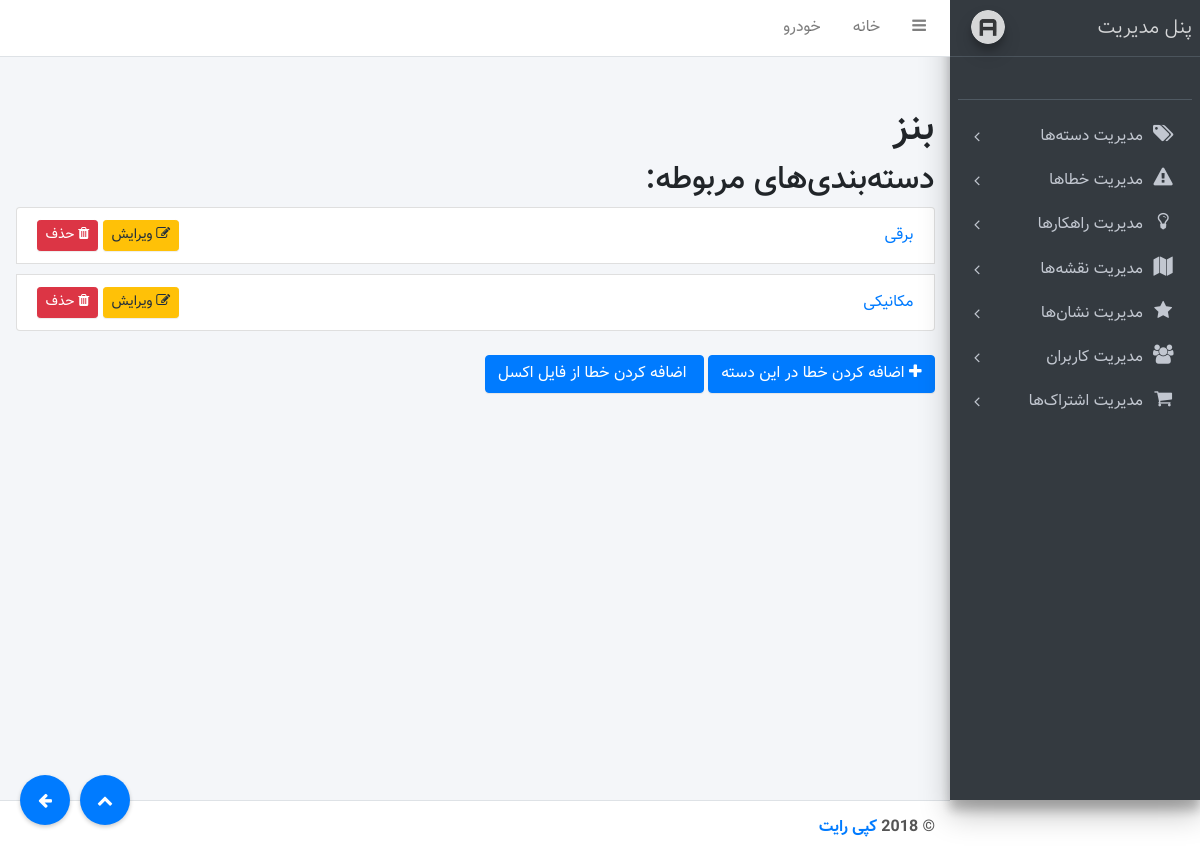
Screenshot of /car/1/ (signed in) with the database file from the repository.
### core/models.py (models this page shows, shortened)
class IssueCategory(models.Model):
    name = models.CharField(max_length=100)
    parent_category = models.ForeignKey('self', null=True, blank=True, on_delete=models.CASCADE, related_name='subcategories')
    created_at = jmodels.jDateTimeField(auto_now_add=True)
    updated_at = jmodels.jDateTimeField(auto_now=True)
    created_by = models.ForeignKey(settings.AUTH_USER_MODEL, on_delete=models.SET_NULL, null=True, related_name="issue_category_creators")
    updated_by = models.ForeignKey(settings.AUTH_USER_MODEL, on_delete=models.SET_NULL, null=True, related_name="issue_category_updaters")
    logo = models.FileField(upload_to='logos/issue_categories/', null=True, blank=True)
    def get_full_category_name(self):
        names = []
        current_category = self
        while current_category:
            names.append(current_category.name)
            current_category = current_category.parent_category
        return ' > '.join(reversed(names))

### core/views.py (the view)
# urls.py: path('car/<int:cat_id>/', views.car_detail, name='car_detail'),
@user_passes_test(is_admin)
@login_required
def car_detail(request, cat_id):
    page_title = " خودرو"
    car = get_object_or_404(IssueCategory, id=cat_id)
    issue_categories = IssueCategory.objects.filter(parent_category=cat_id)
    issue_categoriess = IssueCategory.objects.all()
    issues = Issue.objects.filter(category=cat_id)
    return render(request, 'car_detail.html', {'car':car, 'issue_categoriess': issue_categoriess,'issue_categories': issue_categories, 'issues':issues, 'page_title': page_title})

### core/views.py (called while the page is built)
def is_admin(user):
    return user.role == 'admin' or user.is_superuser

### core/templates/car_detail.html (shortened to what this page needs)
{% extends 'base.html' %}
{% block content %}
    <div class="container mt-5">
        <h1>{{ car.name }}</h1>
        {% if issue_categories %}
        <h2>دسته‌بندی‌های مربوطه:</h2>
        <ul class="list-group">
            {% for category in issue_categories %}
            <li class="list-group-item d-flex justify-content-between align-items-center">
                <a href="{% url 'car_detail' category.id %}">{{ category.name }}</a>
                <div>
                    <a href="{% url 'issue_category_update' category.id %}" class="btn btn-warning btn-sm">
                        <i class="fa fa-edit"></i> ویرایش
                    </a>
                    <a href="{% url 'issue_category_delete' category.id %}" class="btn btn-danger btn-sm">
                        <i class="fa fa-trash"></i> حذف
                    </a>
                </div>
            </li>
            {% empty %}
                <li>دسته‌بندی‌ای موجود نیست.</li>
            {% endfor %}
        </ul>
        {% endif %}
        <a href="{% url 'issue_cat_create' car.id %}" class="btn btn-primary mb-3">
            <i class="fa fa-plus"></i> اضافه کردن خطا در این دسته
        </a>
        <a href="#" id="import-issues" class="btn btn-primary mb-3">
             اضافه کردن خطا از فایل اکسل
        </a>
    </div>
{% endblock %}

### core/static/css/style.css (style rules this page uses)
a { text-decoration:none; }

### core/templates/base.html (style rules this page uses)
* { box-sizing: border-box; }

### rows the page displays
IssueCategory: name "بنز"
IssueCategory: name "برقی"
IssueCategory: name "مکانیکی"

### other values shown
{{ page_title }} "خودرو"
